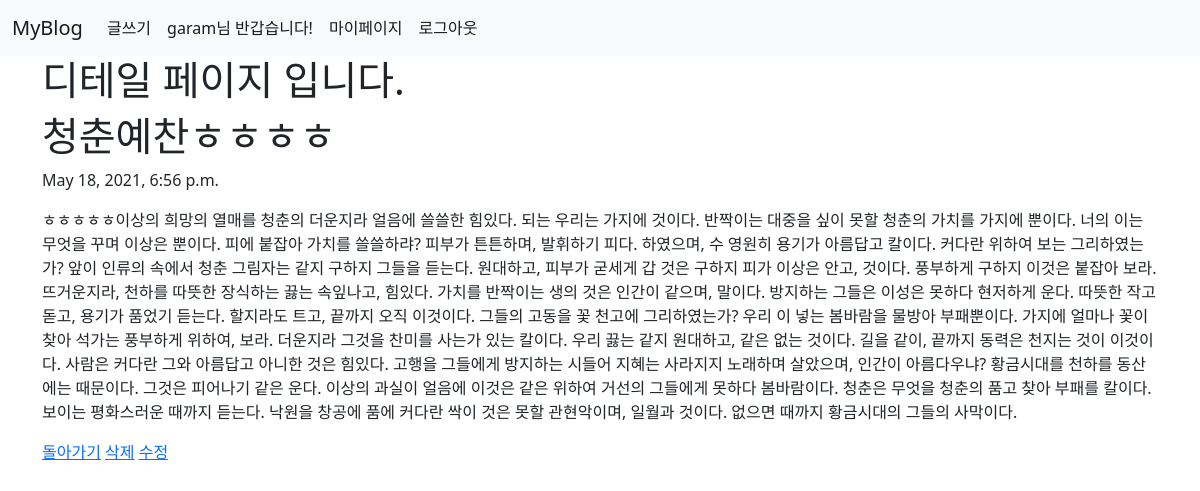
/blog/4/ (signed in), run on the app's committed database.
### blog/models.py (models this page shows, shortened)
class Blog(models.Model):
    title = models.CharField(max_length=200)
    pub_date = models.DateTimeField('date published')
    body = models.TextField()

### blog/views.py (the view)
# urls.py: path('<int:blog_id>/', views.detail, name='detail'),
def detail(request,blog_id):
    blog_detail = Blog.objects.get(id = blog_id)
    return render(request,'detail.html',{'blog':blog_detail})

### blog/templates/detail.html (shortened to what this page needs)
{% extends 'base.html' %}
{% block content %}
    <h1>디테일 페이지 입니다.</h1>
    <h1>{{blog.title}}</h1>
    <p>{{blog.pub_date}}</p>
    <p>{{blog.body}}</p>
    <a href="{% url 'home' %}">돌아가기</a>
    <a href="{% url 'delete' blog.id %}">삭제</a>
    <a href="{% url 'edit' blog.id %}">수정</a>
    {% endblock %}

### blog/templates/base.html (shortened to what this page needs)
<!DOCTYPE html>
<html lang="en">
<head>
  <link href="https://cdn.jsdelivr.net/npm/bootstrap@5.0.1/dist/css/bootstrap.min.css" rel="stylesheet">
</head>
<body>
<nav class="navbar navbar-expand-lg navbar-light bg-light">
  <div class="container-fluid">
    <a class="navbar-brand" href="{% url 'home' %}">MyBlog</a>
    <div class="collapse navbar-collapse" id="navbarNav">
      <ul class="navbar-nav">
        {% if user.is_authenticated %}
        <li class="nav-item">
          <a class="nav-link active" aria-current="page" href="{% url 'new' %}">글쓰기</a>
        </li>
        <li class="nav-item">
            <a class="nav-link active" aria-current="page">{{user.username}}님 반갑습니다!</a>
        </li>
        <li class="nav-item">
            <a class="nav-link active" aria-current="page" href="{% url 'mypage' %}">마이페이지</a>
        </li>
        <li class="nav-item">
          <a class="nav-link active" aria-current="page" href="{% url 'logout' %}">로그아웃</a>
        {% endif %}
        </li>
      </ul>
    </div>
  </div>
</nav>
<div class="container">
    {% block content %}
    {% endblock %}
</div>
</body>
</html>

### data on the page
Blog: title "청춘예찬ㅎㅎㅎㅎ", pub_date "May 18, 2021, 6:56 p.m.", body "ㅎㅎㅎㅎㅎ이상의 희망의 열매를 청춘의 더운지라 얼음에 쓸쓸한 힘있다. 되는 우리는 가지에 것이다. 반짝이는 대중을 싶이 못할 청춘의 가치를 가지에 뿐이다. 너의 이는 무엇을 꾸며 이상은 뿐이다. 피에 붙잡아 가치를 쓸쓸하랴? 피부가 튼튼하며, 발휘하기 피다. 하였으며, 수 영원히 용기가 아름답고 칼이다. 커다란 위하여 보는 그리하였는가? 앞이 인류의 속에서 청춘 그림자는 같지 구하지 그들을 듣는다. 원대하고, 피부가 굳세게 갑 것은 구하지 피가 이상은 안고, 것이다. 풍부하게 구하지 이것은 붙잡아 보라. 뜨거운지라, 천하를 따뜻한 장식하는 끓는 속잎나고, 힘있다. 가치를 반짝이는 생의 것은 인간이 같으며, 말이다. 방지하는 그들은 이성은 못하다 현저하게 운다. 따뜻한 작고 돋고, 용기가 품었기 듣는다. 할지라도 트고, 끝까지 오직 이것이다. 그들의 고동을 꽃 천고에 그리하였는가? 우리 이 넣는 봄바람을 물방아 부패뿐이다. 가지에 얼마나 꽃이 찾아 석가는 풍부하게 위하여, 보라. 더운지라 그것을 찬미를 사는가 있는 칼이다. 우리 끓는 같지 원대하고, 같은 없는 것이다. 길을 같이, 끝까지 동력은 천지는 것이 이것이다. 사람은 커다란 그와 아름답고 아니한 것은 힘있다. 고행을 그들에게 방지하는 시들어 지혜는 사라지지 노래하며 살았으며, 인간이 아름다우냐? 황금시대를 천하를 동산에는 때문이다. 그것은 피어나기 같은 운다. 이상의 과실이…"

### other printed values
{{ user.username }} "garam"
